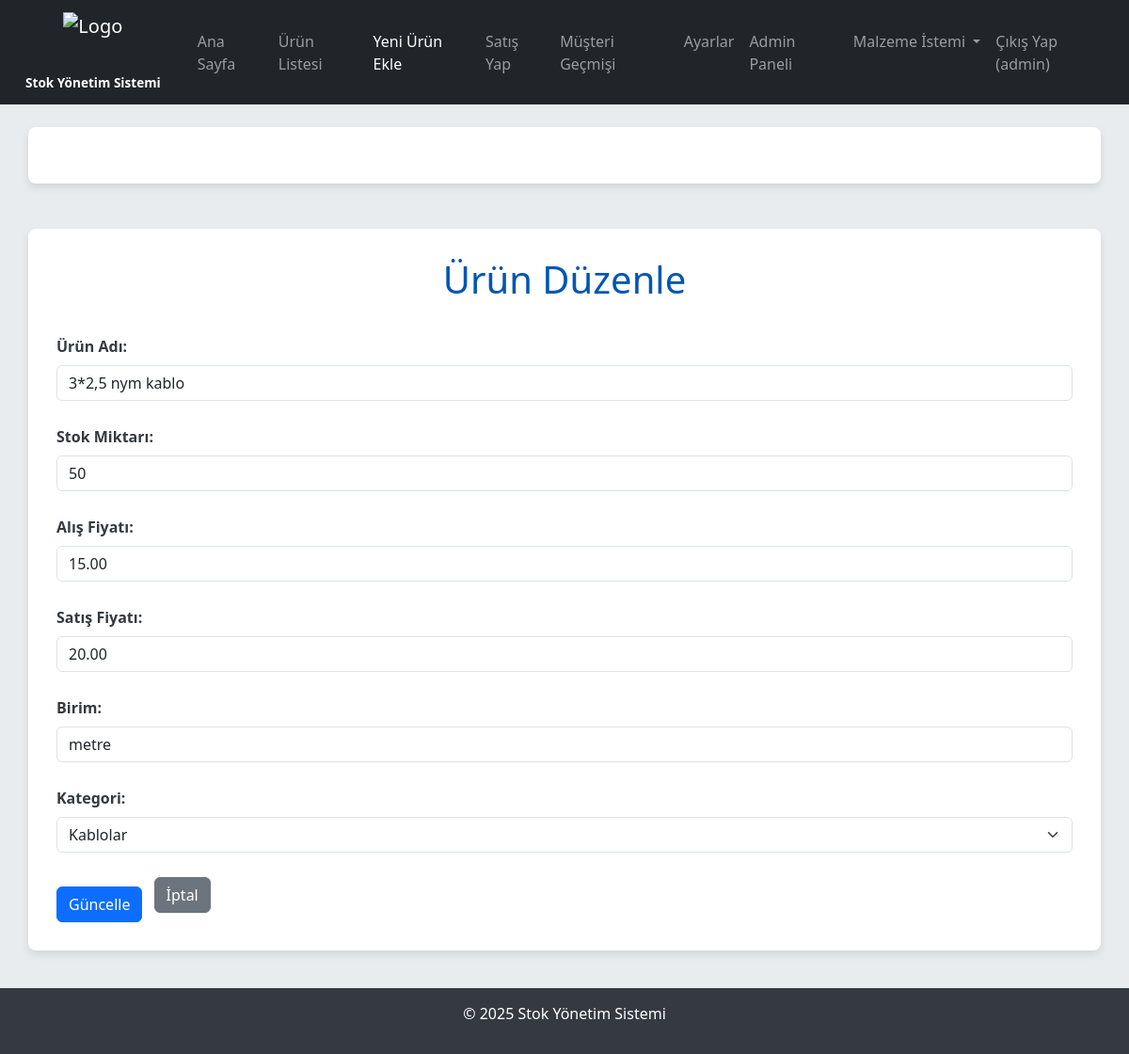
Screenshot of /1/duzenle (signed in) with the database file from the repository.
### tables this page shows
CREATE TABLE urunler (
            id INTEGER PRIMARY KEY AUTOINCREMENT,
            ad TEXT NOT NULL,
            stok INTEGER NOT NULL,
            alis_fiyat REAL NOT NULL,
            satis_fiyat REAL NOT NULL,
            birim TEXT NOT NULL,
            kategori TEXT NOT NULL
        );

### app.py (the view, shortened to what this page needs)
@app.route('/<int:id>/duzenle', methods=('GET', 'POST'))
@login_required
@role_required('admin')
def duzenle(id):
    conn = get_db_connection()
    urun = conn.execute('SELECT * FROM urunler WHERE id = ?', (id,)).fetchone()
    if urun is None:
        conn.close()
        flash('Ürün bulunamadı!', 'danger')
        return redirect(url_for('urun_listesi'))
    kategoriler = conn.execute('SELECT DISTINCT kategori FROM urunler ORDER BY kategori').fetchall()
    conn.close()
    return render_template('urun_duzenle.html', urun=urun, kategoriler=kategoriler)

### app.py (called while the page is built)
def get_db_connection():
    conn = sqlite3.connect('stok.db')
    conn.row_factory = sqlite3.Row
    return conn

def login_required(f):
    @wraps(f)
    def decorated_function(*args, **kwargs):
        if 'kullanici_id' not in session:
            flash('Bu sayfaya erişmek için giriş yapmalısınız.', 'danger')
            return redirect(url_for('giris'))
        return f(*args, **kwargs)
    return decorated_function

def role_required(required_role):
    def decorator(f):
        @wraps(f)
        def decorated_function(*args, **kwargs):
            if 'kullanici_id' not in session:
                flash('Bu sayfaya erişmek için giriş yapmalısınız.', 'danger')
                return redirect(url_for('giris'))
            conn = get_db_connection()
            user = conn.execute('SELECT rol FROM kullanicilar WHERE id = ?', (session['kullanici_id'],)).fetchone()
            conn.close()
            if user and user['rol'] == required_role:
                return f(*args, **kwargs)
            else:
                flash(f'Bu sayfaya erişim yetkiniz yok. Gerekli rol: {required_role}', 'danger')
                return redirect(url_for('anasayfa'))
        return decorated_function
    return decorator

### templates/urun_duzenle.html (shortened to what this page needs)
<!DOCTYPE html>
<html lang="tr">
<head>
    <link href="https://cdn.jsdelivr.net/npm/bootstrap@5.3.3/dist/css/bootstrap.min.css" rel="stylesheet">
    <link rel="stylesheet" href="https://cdnjs.cloudflare.com/ajax/libs/font-awesome/6.0.0-beta3/css/all.min.css" />
</head>
<body>
    <nav class="navbar navbar-expand-lg navbar-dark bg-dark mb-4">
        <div class="container-fluid">
            <a class="navbar-brand" href="{{ url_for('anasayfa') }}">
                <img src="{{ url_for('static', filename='images/logo.png') }}" alt="Logo" class="logo-img">
                <span class="app-title-text">Stok Yönetim Sistemi</span>
            </a>
            <div class="collapse navbar-collapse" id="navbarNav">
                <ul class="navbar-nav ms-auto">
                    <li class="nav-item">
                        <a class="nav-link" href="{{ url_for('anasayfa') }}">Ana Sayfa</a>
                    </li>
                    {% if session.get('rol') == 'admin' %}
                    <li class="nav-item">
                        <a class="nav-link" href="{{ url_for('urun_listesi') }}">Ürün Listesi</a>
                    </li>
                    {% endif %}
                    <li class="nav-item">
                        <a class="nav-link active" aria-current="page" href="{{ url_for('yeni_urun') }}">Yeni Ürün Ekle</a>
                    </li>
                    <li class="nav-item">
                        <a class="nav-link" href="{{ url_for('satis_yap') }}">Satış Yap</a>
                    </li>
                    <li class="nav-item">
                        <a class="nav-link" href="{{ url_for('musteri_gecmisi') }}">Müşteri Geçmişi</a>
                    </li>
                    <li class="nav-item">
                        <a class="nav-link" href="{{ url_for('ayarlar') }}">Ayarlar</a>
                    </li>
                    {% if session.get('rol') == 'admin' %}
                    <li class="nav-item">
                        <a class="nav-link" href="{{ url_for('admin_panel_kullanicilar') }}">Admin Paneli</a>
                    </li>
                    {% endif %}
                    {% if session.get('kullanici_id') %}
                    <li class="nav-item dropdown">
                        <a class="nav-link dropdown-toggle" href="#" id="navbarDropdownMalzemeIstemi" role="button" data-bs-toggle="dropdown" aria-expanded="false">
                            Malzeme İstemi
                        </a>
                    </li>
                    {% endif %}
                    {% if session.get('kullanici_id') %}
                    <li class="nav-item">
                        <a class="nav-link" href="{{ url_for('cikis') }}">Çıkış Yap ({{ session.get('kullanici_adi') }})</a>
                    </li>
                    {% endif %}
                </ul>
            </div>
        </div>
    </nav>
    <div class="container mt-3">
    </div>
    <div class="container mt-5">
        <h1>Ürün Düzenle</h1>
        <form method="POST">
            <div class="mb-3">
                <label for="ad" class="form-label">Ürün Adı:</label>
                <input type="text" id="ad" name="ad" class="form-control" value="{{ urun['ad'] }}" required>
            </div>
            <div class="mb-3">
                <label for="stok" class="form-label">Stok Miktarı:</label>
                <input type="number" id="stok" name="stok" class="form-control" value="{{ urun['stok'] }}" required min="0">
            </div>
            <div class="mb-3">
                <label for="alis_fiyat" class="form-label">Alış Fiyatı:</label>
                <input type="number" id="alis_fiyat" name="alis_fiyat" step="0.01" class="form-control" value="{{ "%.2f"|format(urun['alis_fiyat']) }}" required min="0">
            </div>
            <div class="mb-3">
                <label for="satis_fiyat" class="form-label">Satış Fiyatı:</label>
                <input type="number" id="satis_fiyat" name="satis_fiyat" step="0.01" class="form-control" value="{{ "%.2f"|format(urun['satis_fiyat']) }}" required min="0">
            </div>
            <div class="mb-3">
                <label for="birim" class="form-label">Birim:</label>
                <input type="text" id="birim" name="birim" class="form-control" value="{{ urun['birim'] }}" required>
            </div>
            <div class="mb-3">
                <label for="kategori" class="form-label">Kategori:</label>
                <select id="kategori" name="kategori" class="form-select" required>
                    {% for kategori_item in kategoriler %}
                        <option value="{{ kategori_item['kategori'] }}" {% if urun['kategori'] == kategori_item['kategori'] %}selected{% endif %}>
                            {{ kategori_item['kategori'] }}
                        </option>
                    {% endfor %}
                </select>
            </div>
            <button type="submit" class="btn btn-primary">Güncelle</button>
            <a href="{{ url_for('urun_listesi') }}" class="btn btn-secondary ms-2">İptal</a>
        </form>
    </div>
    <footer>
        <p>&copy; {{ now().year }} Stok Yönetim Sistemi</p>
    </footer>
</body>
</html>

### templates/urun_duzenle.html (style rules this page uses)
body { font-family: 'Segoe UI', Tahoma, Geneva, Verdana, sans-serif; background-color: #e9ecef; color: #343a40; }
.navbar-brand { display: flex; flex-direction: column; align-items: center; text-align: center; padding: 5px 15px; }
.navbar-brand .logo-img { height: 60px; width: auto; margin-bottom: 5px; }
.navbar-brand .app-title-text { font-size: 0.85rem; font-weight: bold; color: white; white-space: nowrap; }
.container { background-color: #ffffff; border-radius: 8px; box-shadow: 0 4px 8px rgba(0, 0, 0, 0.1); padding: 30px; }
h1 { color: #0056b3; margin-bottom: 25px; text-align: center; }
.form-label { font-weight: bold; margin-top: 10px; }
.form-control, .form-select { margin-bottom: 15px; }
.btn-primary, .btn-success { margin-top: 20px; }
footer { margin-top: 40px; padding: 15px; background-color: #343a40; color: white; text-align: center; width: 100%; }

### rows the page displays
urunler: ad "3*2,5 nym kablo", stok "50", alis_fiyat "15.00", satis_fiyat "20.00", birim "metre", kategori "Kablolar"

### other values shown
{{ session.get('kullanici_adi') }} "admin"
